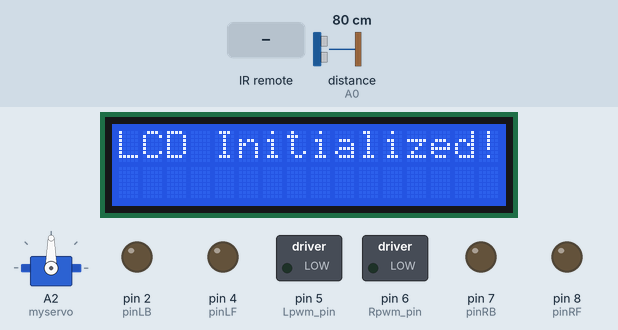
A sketch run on a simulated Arduino Uno, built with avr-gcc and run on an emulated ATmega328P. Parts: servo, 16×2 character LCD, switched loads named in the sketch (green lamp = pin HIGH), output pins drawn as LEDs (lit = HIGH). The inputs (shaded band) are chosen by the test bench; at power-on: distance to the obstacle (sensor on A0) 80 cm. The echo pulse lasts 58.3 µs per cm; pins used as bus, display or sensor lines are not drawn.

Above: at 3.2 s.
3.3 s: infrared code 0x00FF9867 received
At 3.7 s:
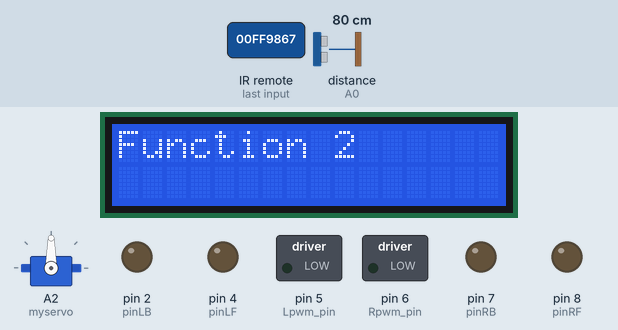
6.3 s: distance to the obstacle (sensor on A0) set to 46 cm
8.7 s: distance to the obstacle (sensor on A0) set to 37 cm
At 9.8 s:
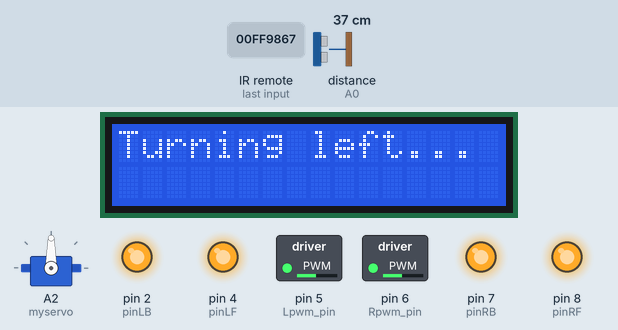
11.7 s: distance to the obstacle (sensor on A0) set to 18 cm
At 12.8 s:
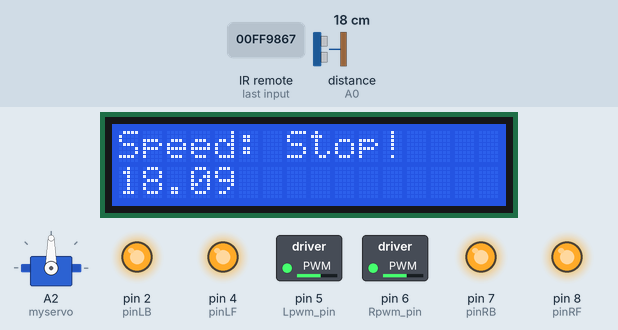
14.7 s: distance to the obstacle (sensor on A0) set to 2 cm
At 17.57 s:
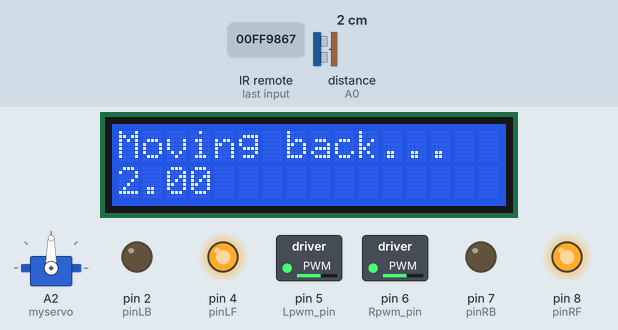
17.7 s: distance to the obstacle (sensor on A0) set to 17 cm
At 18.1 s:
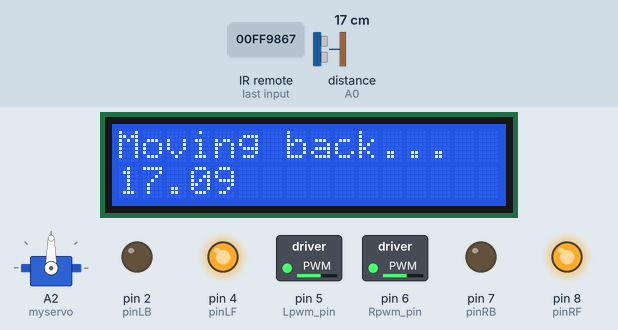
19.2 s: distance to the obstacle (sensor on A0) set to 20 cm
At 20.8 s:
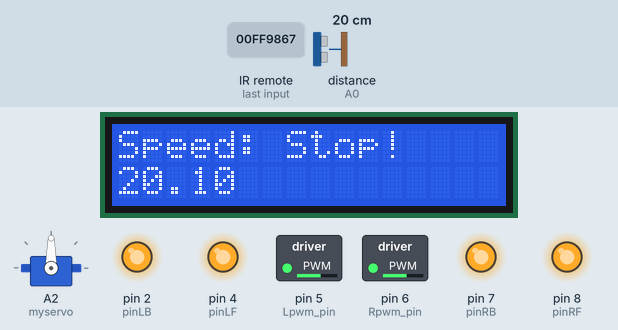
Timing chart, 0 to 22.3 s (numbered marks = the images above; inputs shaded):
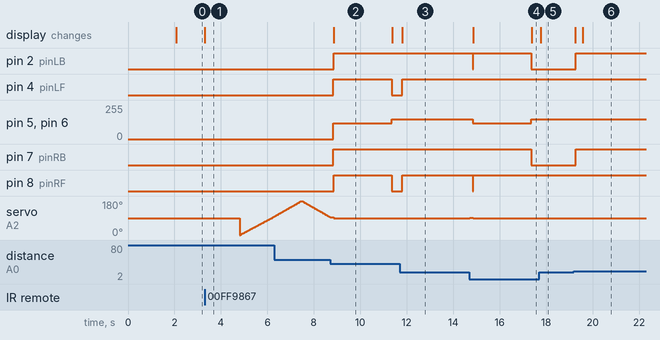

Measured:
- the behaviour switches between 41 and 40 cm on distance to the obstacle (sensor on A0) (found by bisection; images 1 and 2)
- the behaviour switches between 19 and 20 cm on distance to the obstacle (sensor on A0) (found by bisection; images 5 and 6)
- after the input at 3.3 s, the display: changes at once (image 1)
- after the input at 8.7 s, pin 2 (pinLB): LOW → HIGH after 0.15 s; pin 4 (pinLF): LOW → HIGH after 0.13 s, → LOW 2.5 s later
- after the input at 11.7 s, pin 4 (pinLF), pin 8 (pinRF): LOW → HIGH after 0.11 s; the display: changes after 0.11 s (image 3)
- after the input at 14.7 s, pin 2 (pinLB): HIGH → LOW after 0.14 s, → HIGH 0.02 s later, → LOW 2.5 s later; pin 5 (Lpwm_pin): 150/255 → 120/255 after 0.14 s, → 150/255 2.5 s later
- after the input at 17.7 s, the display: changes after 0.06 s (image 5)
- after the input at 19.2 s, pin 2 (pinLB), pin 7 (pinRB): LOW → HIGH after 0.07 s; the display: first changes after 0.06 s (image 6 shows a later state)

The sketch:

ODV.ino
```cpp
#include <Servo.h>
#include <IRremote.h>
#include <stdbool.h>
#include <SoftwareSerial.h>
#include <LiquidCrystal.h>
// 13 1 11 10 9 3
const int rs = 13, en = A3, d4 = 11, d5 = 10, d6 = 9, d7 = 3; // en was 12
LiquidCrystal lcd(rs, en, d4, d5, d6, d7);

#define Lpwm_pin 5  //pin of controlling speed---- ENA of motor driver board
#define Rpwm_pin 6  //pin of controlling speed---- ENB of motor driver board
#define IR_1 0x00ff6897
#define IR_2 0x00ff9867
#define IR_OK 0x00ff02fd

// UART from stm32l476rgt6
//#define LED_PIN 13
#define RX_PIN A5 // Arduino RX (Receive from stm32 RX)
//#define TX_PIN 0

Servo myservo;
int Echo_Pin = A0;  // ultrasonic module   ECHO to A0
int Trig_Pin = A1;  // ultrasonic module  TRIG to A1
int RECV_PIN = 12;  // IR receiver pin
int pos;
IRrecv irrecv(RECV_PIN);
decode_results results;


int pinLB = 2;  //pin of controlling turning---- IN1 of motor driver board
int pinLF = 4;  //pin of controlling turning---- IN2 of motor driver board
int pinRB = 7;  //pin of controlling turning---- IN3 of motor driver board
int pinRF = 8;  //pin of controlling turning---- IN4 of motor driver board

volatile int D_mix;
volatile int D_mid;
volatile int D_max;

volatile int Front_Distance;
volatile int Left_Distance;
volatile int Right_Distance;
volatile int Right_IR_Value;
volatile int Left_IR_Value;

/////////////////////////////////////////////////////////////////////////////////////////////////////////////////////

// Function to check the front distance, where the sensor is facing
float checkdistance() {
  digitalWrite(Trig_Pin, LOW);
  delayMicroseconds(2);
  digitalWrite(Trig_Pin, HIGH);
  delayMicroseconds(10);
  digitalWrite(Trig_Pin, LOW);
  float distance = pulseIn(Echo_Pin, HIGH) / 58.00;
  delay(10);
  return distance;
}

// Debug function
void Detect_Left_and_Right__distance() {
  myservo.write(180);
  delay(400);
  Left_Distance = checkdistance();
  delay(600);
  Serial.print("Left_Distance:");
  Serial.println(Left_Distance);
  myservo.write(0);
  delay(400);
  Right_Distance = checkdistance();
  delay(600);
  Serial.print("Right_Distance:");
  Serial.println(Right_Distance);
  myservo.write(90);

  if (irrecv.decode(&results)) {
    Serial.println(results.value, HEX);
    irrecv.resume();  // Receive the next value
  }
}

unsigned long Key;
void IR_Control(void) {
  bool SameFunction = true;
  if (irrecv.decode(&results)) {  // check if serial port receives data
    Key = results.value;
    irrecv.resume();

    switch (Key) {
      case IR_1:  // functionality 1
        lcd.clear();
        lcd.print("Function 1");
        delay(1000);
        SameFunction = true;
        while (SameFunction) {
          Function_1();
          if (irrecv.decode(&results)) {  // check for a new IR signal again
            Key = results.value;
            if (Key == IR_OK || Key == IR_2) {
              SameFunction = false;
            }
            irrecv.resume();
          }
        }
        stopp();
        break;
      case IR_2:  // functionality 2
        lcd.clear();
        lcd.print("Function 2");
        delay(1000);
        while (SameFunction) {
          Function_2();
          if (irrecv.decode(&results)) {  // check for a new IR signal again
            Key = results.value;
            if (Key == IR_OK || Key == IR_1) {
              SameFunction = false;
            }
            irrecv.resume();
          }
        }
        stopp();
        break;

      default:
        break;
    }
    irrecv.resume();  // receive the next data
  }
}

// **Car Rotation & Servo Re-Centering Function**
void Turn_Towards_Direction(int servo_angle) {
  myservo.write(servo_angle);
  delay(100);  // Give servo a moment to adjust

  int Angle_to_Turn = abs(90 - servo_angle);  //
  int T90 = 500;                              // Time it takes to turn 90
  int Turn_Time = map(Angle_to_Turn, 0, 90, 0, T90);

  if (servo_angle < 90) {  // Turn Left
    rotate_right(120);
    lcd.clear();
    lcd.print("Turning right..");
    delay(Turn_Time);             // Adjust turn time
  } else if (servo_angle > 90) {  // Turn Right
    rotate_left(120);
    lcd.clear();
    lcd.print("Turning left...");
    delay(Turn_Time);  // Adjust turn time
  }
  stopp();
  myservo.write(90);  // Re-center the servo
  delay(500);         // Allow servo to stabilize
}

// Function to make movements seamless based on distance
void DistanceResponse(int Front_Distance, int best_angle) {
  if (Front_Distance > 0 && Front_Distance <= 10) {
    Turn_Towards_Direction(best_angle);  // rotate the car

    delay(2000); /// Delay to see the turn
    go_backward(150);

    while (checkdistance() < 20) {
      float tempDistance = checkdistance();
      lcd.clear();
      lcd.print("Moving back...");
      lcd.setCursor(0, 1);
      lcd.print(tempDistance);
      delay(50);
    }
    while ((checkdistance() >= 10) && (checkdistance() <= 30)) {
      lcd.clear();
      lcd.print("Speed: Stop!");
      float tempDistance = checkdistance();
      lcd.setCursor(0, 1);
      lcd.print(tempDistance);
      stopp();
    }
  } else if ((Front_Distance >= 30) && (Front_Distance <= 40)) {
    Turn_Towards_Direction(best_angle);  // rotate the car
    delay(2000); /// Delay to see the turn
    go_forward(150);

    while (checkdistance() >= 20) {
      float tempDistance = checkdistance();
      lcd.clear();
      lcd.print("Moving up...");
      lcd.setCursor(0, 1);
      lcd.print(tempDistance);
      delay(50);
    }
    while ((checkdistance() >= 10) && (checkdistance() <= 30)) {
      float tempDistance = checkdistance();
      lcd.clear();
      lcd.print("Speed: Stop!");
      lcd.setCursor(0, 1);
      lcd.print(tempDistance);
      stopp();
    }
  } else {
    lcd.clear();
    stopp();
  }
}


// Doggy Mode (Move forward/backward depending on the distance of detected object)
void Function_2() {
  bool SameFunction = true;
  myservo.write(90);  // Start the scan with Sensor facing forward
  delay(500);         // give the sensor time to finish

  int best_angle = 90;  // default: best angle to track
  int max_distance = 0;

  // Responsible for scanning left
  // 0 to 180
  while (SameFunction) {
    for (pos = 0; pos <= 180; pos += 2) {
      if (irrecv.decode(&results)) {  // Check for new IR input
        Key = results.value;
        if (Key == IR_OK || Key == IR_1) {  // Stop function if IR_OK or IR_1 is pressed
          SameFunction = false;
          break;
        }
        irrecv.resume();
        }
      myservo.write(pos);  // Servo turns every angle
      delay(15);
      Front_Distance = checkdistance();
      if ((Front_Distance > 0 && Front_Distance <= 10) || (Front_Distance >= 30 && Front_Distance <= 40)) {
        DistanceResponse(Front_Distance, pos);
      }
    }

    // Responsible for scanning right
    for (pos = 180; pos >= 0; pos -= 2) {
      if (irrecv.decode(&results)) {  // Check if new IR signal is received
        Key = results.value;
        if (Key == IR_OK || Key == IR_1) {  // Stop function if IR_OK or IR_1 is pressed
          SameFunction = false;
          break;
        }
        irrecv.resume();
      }

      myservo.write(pos);
      delay(15);
      Front_Distance = checkdistance();  // Read distance at this position
      if ((Front_Distance > 0 && Front_Distance <= 10) || (Front_Distance >= 30 && Front_Distance <= 40)) {
        DistanceResponse(Front_Distance, pos);
      }
    }
  }
  stopp();
  myservo.write(90);
}

// Auto CruiseControl
void Function_1() {
  Front_Distance = checkdistance();  // obtain the value detected by ultrasonic sensor
  if ((Front_Distance <= 10) && (Front_Distance > 0)) {
    lcd.clear();
    lcd.print("Speed: stopped");
    stopp();
    delay(100);
    myservo.write(180);
    delay(500);

    // Check left distance
    Left_Distance = checkdistance();
    delay(100);
    myservo.write(0);
    delay(500);
    Right_Distance = checkdistance();
    delay(100);

    //if distance a1 is greater than a2
    if (Left_Distance > Right_Distance) {
      rotate_left(150);  //turn left
      delay(200);
      myservo.write(90);
      // delay(300);
    } else {              //if the right distance is greater than the left
      rotate_right(150);  // turn right
      delay(200);
      myservo.write(90);
    }

  } else if ((Front_Distance <= 30) && (Front_Distance > 10)) {
    lcd.clear();
    lcd.print("Speed: Low");
    go_forward(50);
  } else if ((Front_Distance <= 50) && (Front_Distance > 30)) {
    lcd.clear();
    lcd.print("Speed: Medium");
    go_forward(100);
  } else if ((Front_Distance <= 100) && (Front_Distance > 50)) {
    lcd.clear();
    lcd.print("Speed: High");
    go_forward(200);
  } else {
    lcd.clear();
    lcd.print("Stop!!!");
    stopp();
  }
}

void Obstacle_Avoidance_Main() {
  IR_Control();
}

// A big loop to keep the car going again and again
void loop() {
  Obstacle_Avoidance_Main();
}

// Initialization function
void setup() {
  myservo.attach(A2);
  // Initializes the interface to the LCD screen,
  // and specifies the dimensions (width and height) of the display.
  lcd.begin(16, 2);
  lcd.print("Initializing...");
  delay(2000);
  lcd.clear();
  lcd.print("LCD Initialized!");

  D_mix = 10;
  D_mid = 20;
  D_max = 100;

  Front_Distance = 0;
  Left_Distance = 0;
  Right_Distance = 0;

  myservo.write(90);

  // Configure EN pin in Analog port to Digital Port
  pinMode(en, OUTPUT);
  digitalWrite(A3, LOW);  // Ensure it's initialized correctly

  pinMode(Echo_Pin, INPUT);
  pinMode(Trig_Pin, OUTPUT);
  pinMode(pinLB, OUTPUT);     // /pin 2
  pinMode(pinLF, OUTPUT);     // pin 4
  pinMode(pinRB, OUTPUT);     // pin 7
  pinMode(pinRF, OUTPUT);     // pin 8
  pinMode(Lpwm_pin, OUTPUT);  // pin 5 (PWM)
  pinMode(Rpwm_pin, OUTPUT);  // pin 6(PWM)
  irrecv.enableIRIn();        // Start the receiver
  Serial.begin(9600);         // Initializing serial port
}

void go_forward(unsigned char speed_val) {  // speed_val：0~255
  digitalWrite(pinRB, HIGH);
  digitalWrite(pinRF, LOW);
  digitalWrite(pinLB, HIGH);
  digitalWrite(pinLF, LOW);
  analogWrite(Lpwm_pin, speed_val);
  analogWrite(Rpwm_pin, speed_val);
}

void go_backward(unsigned char speed_val) {  // speed_val：0~255
  digitalWrite(pinRB, LOW);
  digitalWrite(pinRF, HIGH);
  digitalWrite(pinLB, LOW);
  digitalWrite(pinLF, HIGH);
  analogWrite(Lpwm_pin, speed_val);
  analogWrite(Rpwm_pin, speed_val);
}

void rotate_left(unsigned char speed_val) {  // speed_val：0~255
  digitalWrite(pinRB, HIGH);
  digitalWrite(pinRF, LOW);
  digitalWrite(pinLB, LOW);
  digitalWrite(pinLF, HIGH);
  analogWrite(Lpwm_pin, speed_val);
  analogWrite(Rpwm_pin, speed_val);
}
void rotate_right(unsigned char speed_val) {  // speed_val：0~255
  digitalWrite(pinRB, LOW);
  digitalWrite(pinRF, HIGH);
  digitalWrite(pinLB, HIGH);
  digitalWrite(pinLF, LOW);
  analogWrite(Lpwm_pin, speed_val);
  analogWrite(Rpwm_pin, speed_val);
}

void stopp() {  //stop
  digitalWrite(pinRB, HIGH);
  digitalWrite(pinRF, HIGH);
  digitalWrite(pinLB, HIGH);
  digitalWrite(pinLF, HIGH);
}
```
